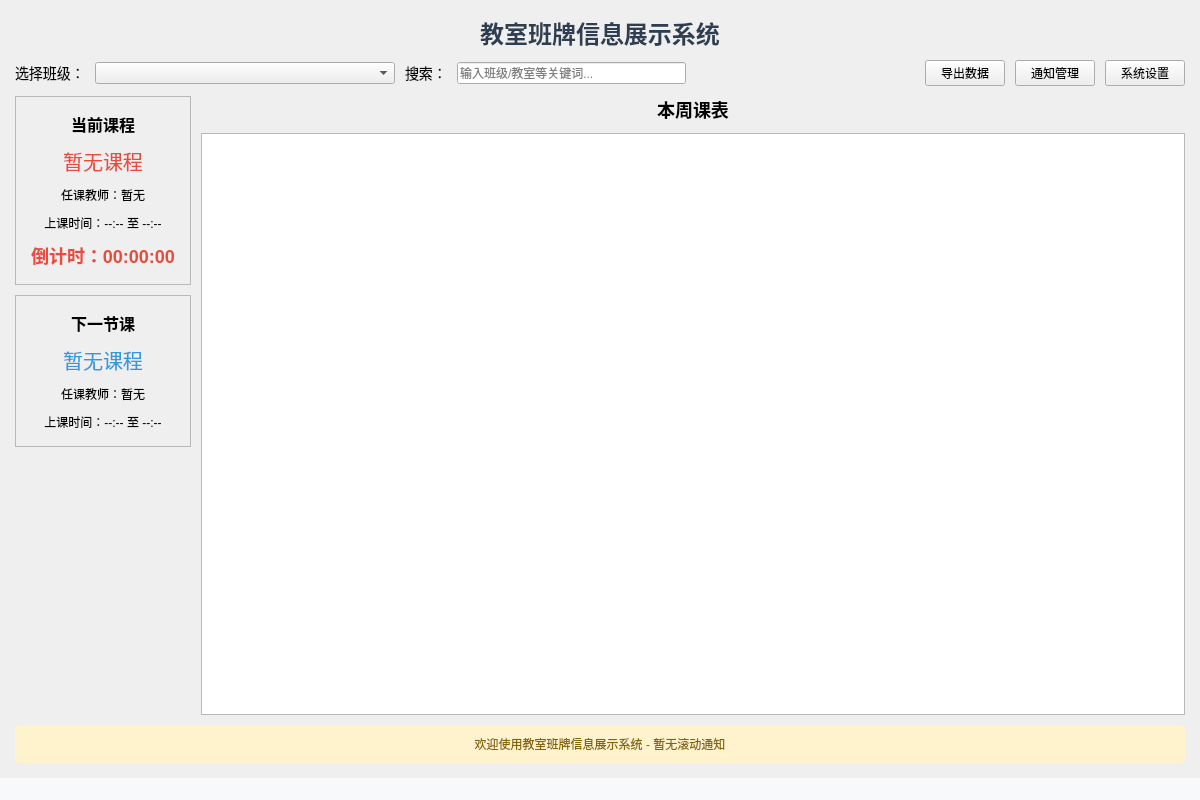
<?xml version="1.0" encoding="UTF-8"?>
<ui version="4.0">
 <class>MainWindow</class>
 <widget class="QMainWindow" name="MainWindow">
  <property name="geometry">
   <rect>
    <x>0</x>
    <y>0</y>
    <width>1200</width>
    <height>800</height>
   </rect>
  </property>
  <property name="windowTitle">
   <string>教室班牌信息展示系统 V1.0</string>
  </property>
  <widget class="QWidget" name="centralWidget">
   <layout class="QVBoxLayout" name="verticalLayout_5">
    <!-- 顶部标题栏 -->
    <item>
     <widget class="QLabel" name="titleLabel">
      <property name="text">
       <string>教室班牌信息展示系统</string>
      </property>
      <property name="alignment">
       <set>Qt::AlignCenter</set>
      </property>
      <property name="styleSheet">
       <string>font-size: 24px; font-weight: bold; color: #2c3e50;</string>
      </property>
     </widget>
    </item>
    <!-- 班级选择+搜索栏 -->
    <item>
     <layout class="QHBoxLayout" name="horizontalLayout_1">
      <item>
       <widget class="QLabel" name="label_1">
        <property name="text">
         <string>选择班级：</string>
        </property>
        <property name="styleSheet">
         <string>font-size: 14px;</string>
        </property>
       </widget>
      </item>
      <item>
       <widget class="QComboBox" name="classComboBox">
        <property name="minimumSize">
         <size>
          <width>300</width>
          <height>0</height>
         </size>
        </property>
       </widget>
      </item>
      <item>
       <widget class="QLabel" name="label_2">
        <property name="text">
         <string>搜索：</string>
        </property>
        <property name="styleSheet">
         <string>font-size: 14px;</string>
        </property>
       </widget>
      </item>
      <item>
       <widget class="QLineEdit" name="searchEdit">
        <property name="placeholderText">
         <string>输入班级/教室等关键词...</string>
        </property>
       </widget>
      </item>
      <item>
       <spacer name="horizontalSpacer_1">
        <property name="orientation">
         <enum>Qt::Horizontal</enum>
        </property>
        <property name="sizeHint" stdset="0">
         <size>
          <width>40</width>
          <height>20</height>
         </size>
        </property>
       </spacer>
      </item>
      <item>
       <widget class="QPushButton" name="exportBtn">
        <property name="text">
         <string>导出数据</string>
        </property>
       </widget>
      </item>
      <item>
       <widget class="QPushButton" name="noticeManagerBtn">
        <property name="text">
         <string>通知管理</string>
        </property>
       </widget>
      </item>
      <item>
       <widget class="QPushButton" name="settingsBtn">
        <property name="text">
         <string>系统设置</string>
        </property>
       </widget>
      </item>
     </layout>
    </item>
    <!-- 中间内容区（当前课程+课表） -->
    <item>
     <layout class="QHBoxLayout" name="horizontalLayout_2">
      <!-- 左侧：当前/下节课信息 -->
      <item>
       <layout class="QVBoxLayout" name="verticalLayout_1">
        <item>
         <widget class="QFrame" name="currentCourseFrame">
          <property name="frameShape">
           <enum>QFrame::StyledPanel</enum>
          </property>
          <property name="frameShadow">
           <enum>QFrame::Raised</enum>
          </property>
          <layout class="QVBoxLayout" name="verticalLayout_2">
           <item>
            <widget class="QLabel" name="label_3">
             <property name="text">
              <string>当前课程</string>
             </property>
             <property name="alignment">
              <set>Qt::AlignCenter</set>
             </property>
             <property name="styleSheet">
              <string>font-size: 16px; font-weight: bold;</string>
             </property>
            </widget>
           </item>
           <item>
            <widget class="QLabel" name="currentCourseName">
             <property name="text">
              <string>暂无课程</string>
             </property>
             <property name="alignment">
              <set>Qt::AlignCenter</set>
             </property>
             <property name="styleSheet">
              <string>font-size: 20px; color: #e74c3c;</string>
             </property>
            </widget>
           </item>
           <item>
            <widget class="QLabel" name="currentCourseTeacher">
             <property name="text">
              <string>任课教师：暂无</string>
             </property>
             <property name="alignment">
              <set>Qt::AlignCenter</set>
             </property>
            </widget>
           </item>
           <item>
            <widget class="QLabel" name="currentCourseTime">
             <property name="text">
              <string>上课时间：--:-- 至 --:--</string>
             </property>
             <property name="alignment">
              <set>Qt::AlignCenter</set>
             </property>
            </widget>
           </item>
           <item>
            <widget class="QLabel" name="countdownLabel">
             <property name="text">
              <string>倒计时：00:00:00</string>
             </property>
             <property name="alignment">
              <set>Qt::AlignCenter</set>
             </property>
             <property name="styleSheet">
              <string>font-size: 18px; font-weight: bold; color: #e74c3c;</string>
             </property>
            </widget>
           </item>
          </layout>
         </widget>
        </item>
        <item>
         <widget class="QFrame" name="nextCourseFrame">
          <property name="frameShape">
           <enum>QFrame::StyledPanel</enum>
          </property>
          <property name="frameShadow">
           <enum>QFrame::Raised</enum>
          </property>
          <layout class="QVBoxLayout" name="verticalLayout_3">
           <item>
            <widget class="QLabel" name="label_4">
             <property name="text">
              <string>下一节课</string>
             </property>
             <property name="alignment">
              <set>Qt::AlignCenter</set>
             </property>
             <property name="styleSheet">
              <string>font-size: 16px; font-weight: bold;</string>
             </property>
            </widget>
           </item>
           <item>
            <widget class="QLabel" name="nextCourseName">
             <property name="text">
              <string>暂无课程</string>
             </property>
             <property name="alignment">
              <set>Qt::AlignCenter</set>
             </property>
             <property name="styleSheet">
              <string>font-size: 20px; color: #3498db;</string>
             </property>
            </widget>
           </item>
           <item>
            <widget class="QLabel" name="nextCourseTeacher">
             <property name="text">
              <string>任课教师：暂无</string>
             </property>
             <property name="alignment">
              <set>Qt::AlignCenter</set>
             </property>
            </widget>
           </item>
           <item>
            <widget class="QLabel" name="nextCourseTime">
             <property name="text">
              <string>上课时间：--:-- 至 --:--</string>
             </property>
             <property name="alignment">
              <set>Qt::AlignCenter</set>
             </property>
            </widget>
           </item>
          </layout>
         </widget>
        </item>
        <item>
         <spacer name="verticalSpacer_1">
          <property name="orientation">
           <enum>Qt::Vertical</enum>
          </property>
          <property name="sizeHint" stdset="0">
           <size>
            <width>20</width>
            <height>40</height>
           </size>
          </property>
         </spacer>
        </item>
       </layout>
      </item>
      <!-- 右侧：课表展示 -->
      <item>
       <layout class="QVBoxLayout" name="verticalLayout_4">
        <item>
         <widget class="QLabel" name="label_5">
          <property name="text">
           <string>本周课表</string>
          </property>
          <property name="alignment">
           <set>Qt::AlignCenter</set>
          </property>
          <property name="styleSheet">
           <string>font-size: 18px; font-weight: bold;</string>
          </property>
         </widget>
        </item>
        <item>
         <widget class="QTableView" name="classTableView">
          <property name="minimumSize">
           <size>
            <width>600</width>
            <height>0</height>
           </size>
          </property>
          <property name="selectionBehavior">
           <enum>QAbstractItemView::SelectRows</enum>
          </property>
          <property name="editTriggers">
           <set>QAbstractItemView::NoEditTriggers</set>
          </property>
         </widget>
        </item>
       </layout>
      </item>
     </layout>
    </item>
    <!-- 底部：滚动通知栏 -->
    <item>
     <widget class="QLabel" name="marqueeLabel">
      <property name="text">
       <string>欢迎使用教室班牌信息展示系统 - 暂无滚动通知</string>
      </property>
      <property name="alignment">
       <set>Qt::AlignCenter</set>
      </property>
      <property name="styleSheet">
       <string>background-color: #fff3cd; color: #856404; padding: 10px; border-radius: 5px;</string>
      </property>
     </widget>
    </item>
   </layout>
  </widget>
  <widget class="QMenuBar" name="menuBar">
   <property name="geometry">
    <rect>
     <x>0</x>
     <y>0</y>
     <width>1200</width>
     <height>26</height>
    </rect>
   </property>
  </widget>
  <widget class="QStatusBar" name="statusBar">
   <property name="styleSheet">
    <string>background-color: #f8f9fa;</string>
   </property>
  </widget>
 </widget>
 <layoutdefault spacing="10" margin="15"/>
 <resources/>
 <connections>
  <connection>
   <sender>classComboBox</sender>
   <signal>currentIndexChanged(int)</signal>
   <receiver>MainWindow</receiver>
   <slot>onClassSelected(int)</slot>
   <hints>
    <hint type="sourcelabel">
     <x>200</x>
     <y>100</y>
    </hint>
    <hint type="destinationlabel">
     <x>200</x>
     <y>100</y>
    </hint>
   </hints>
  </connection>
  <connection>
   <sender>searchEdit</sender>
   <signal>textChanged(QString)</signal>
   <receiver>MainWindow</receiver>
   <slot>onSearchTextChanged(QString)</slot>
   <hints>
    <hint type="sourcelabel">
     <x>400</x>
     <y>100</y>
    </hint>
    <hint type="destinationlabel">
     <x>400</x>
     <y>100</y>
    </hint>
   </hints>
  </connection>
  <connection>
   <sender>exportBtn</sender>
   <signal>clicked()</signal>
   <receiver>MainWindow</receiver>
   <slot>onExportBtnClicked()</slot>
   <hints>
    <hint type="sourcelabel">
     <x>600</x>
     <y>100</y>
    </hint>
    <hint type="destinationlabel">
     <x>600</x>
     <y>100</y>
    </hint>
   </hints>
  </connection>
  <connection>
   <sender>noticeManagerBtn</sender>
   <signal>clicked()</signal>
   <receiver>MainWindow</receiver>
   <slot>onNoticeManagerBtnClicked()</slot>
   <hints>
    <hint type="sourcelabel">
     <x>700</x>
     <y>100</y>
    </hint>
    <hint type="destinationlabel">
     <x>700</x>
     <y>100</y>
    </hint>
   </hints>
  </connection>
  <connection>
   <sender>settingsBtn</sender>
   <signal>clicked()</signal>
   <receiver>MainWindow</receiver>
   <slot>onSettingsBtnClicked()</slot>
   <hints>
    <hint type="sourcelabel">
     <x>800</x>
     <y>100</y>
    </hint>
    <hint type="destinationlabel">
     <x>800</x>
     <y>100</y>
    </hint>
   </hints>
  </connection>
 </connections>
 <slots>
  <slot>onClassSelected(int)</slot>
  <slot>onSearchTextChanged(QString)</slot>
  <slot>onExportBtnClicked()</slot>
  <slot>onNoticeManagerBtnClicked()</slot>
  <slot>onSettingsBtnClicked()</slot>
 </slots>
</ui>
